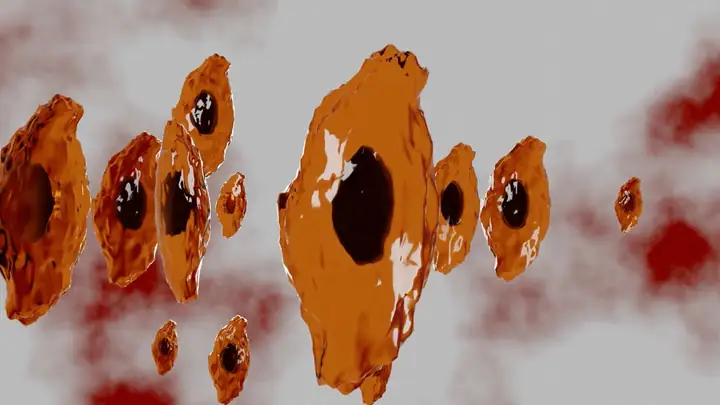
#> input picture t/cancer-blood-test_pv178598-c.webp, 720 x 405 px
$ python comp_earth.py ../../t/cancer-blood-test_pv178598-c.webp ../../t/cancer-blood-test_pv178599-c.webp
#> lines starting #> are read from the running program, lines starting #| are printed output that depends on the picture
import sys, numpy as np, cv2
src, out = sys.argv[1], sys.argv[2]
a = cv2.imread(src, cv2.IMREAD_UNCHANGED).astype(np.float32); a = a[:, :, :3] / (65535.0 if a.max() > 255 else 255.0)
H, W = a.shape[:2]; rng = np.random.default_rng(2)
#> after `H, W = a.shape[:2]`: H = 405; W = 720
lum = a.mean(2, keepdims=True)
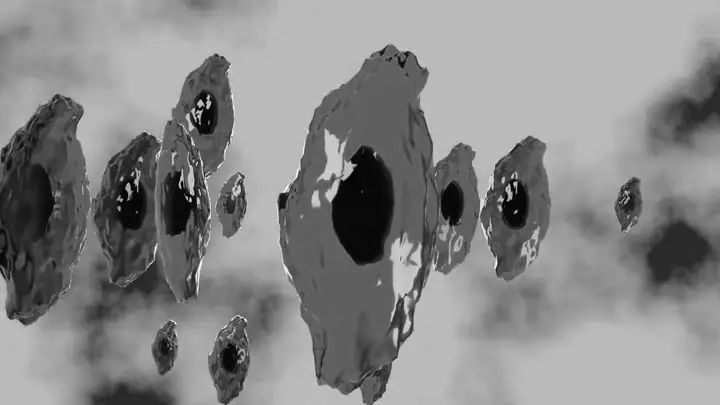
#> lum: shape (405, 720, 1) float32; min 0, max 0.999, mean 0.533
a = lum + (a - lum) * 1.28                                   # saturation
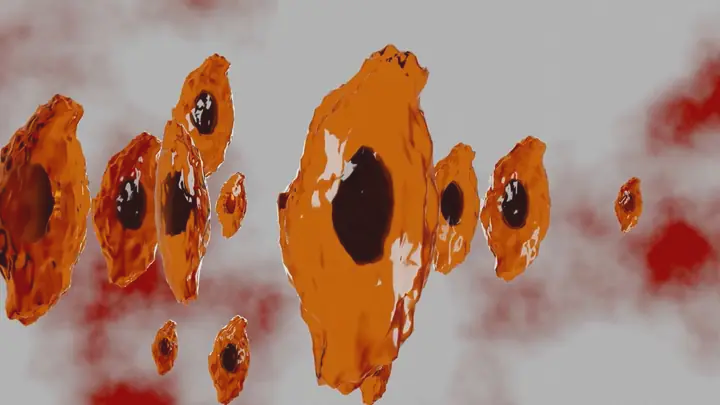
#> a: shape (405, 720, 3) float32; mean B, G, R 0.418, 0.501, 0.679; drawn with min black and max white
a = np.clip(a, 0, 1); a = (a * a * (3 - 2 * a)) * 0.55 + a * 0.45   # contrast curve
#> after `a = np.clip(a, 0, 1)`:
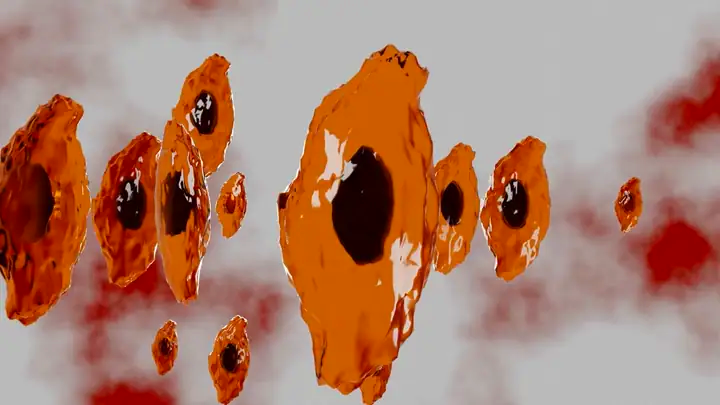
#> a: shape (405, 720, 3) float32; mean B, G, R 0.427, 0.501, 0.679
a = np.clip((a - 0.035) / 0.965, 0, 1)                        # set the black point (the source imagery is hazy)
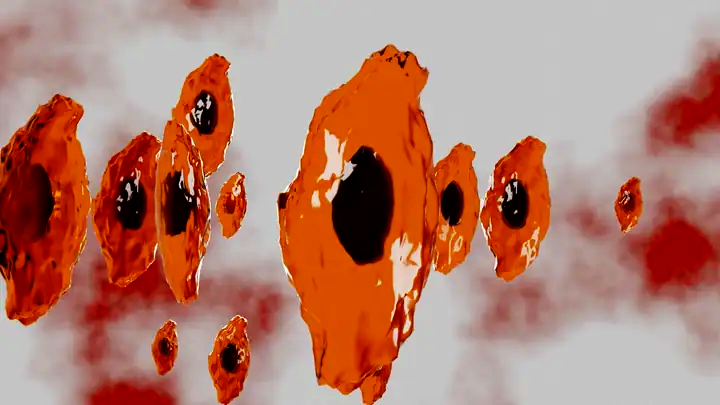
#> a: shape (405, 720, 3) float32; mean B, G, R 0.433, 0.495, 0.707
hi = np.clip(a - 0.72, 0, None); a = a + 0.45 * cv2.GaussianBlur(hi, (0, 0), 8) + 0.55 * cv2.GaussianBlur(hi, (0, 0), 30)
#> after `hi = np.clip(a - 0.72, 0, None)`:
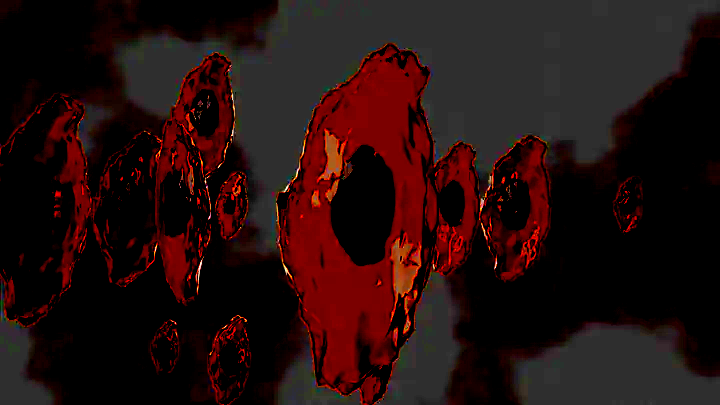
#> hi: shape (405, 720, 3) float32; mean B, G, R 0.0153, 0.0164, 0.0411; drawn with min black and max white
yv, xv = np.mgrid[0:H, 0:W].astype(np.float32); vig = 1 - 0.16 * (((xv - W / 2) / (W / 2)) ** 2 + ((yv - H / 2) / (H / 2)) ** 2) / 2
a = a * vig[:, :, None]
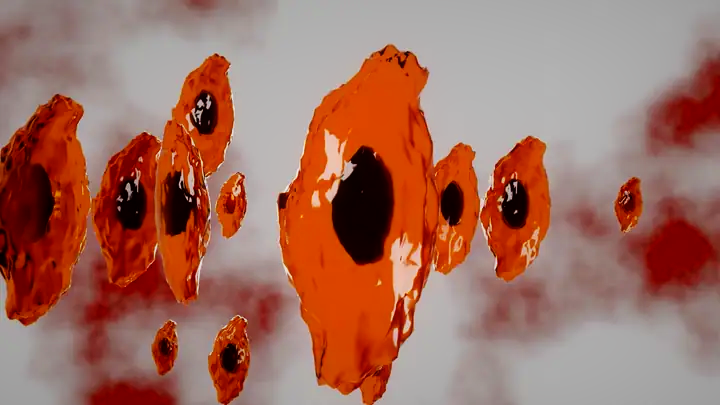
#> a: shape (405, 720, 3) float32; mean B, G, R 0.42, 0.482, 0.709; drawn with min black and max white
cv2.imwrite(out, np.clip(a * 255 + rng.uniform(-0.5, 0.5, a.shape), 0, 255).astype(np.uint8))

$ run again, on t/cancer-blood-test_pv34275-c.webp
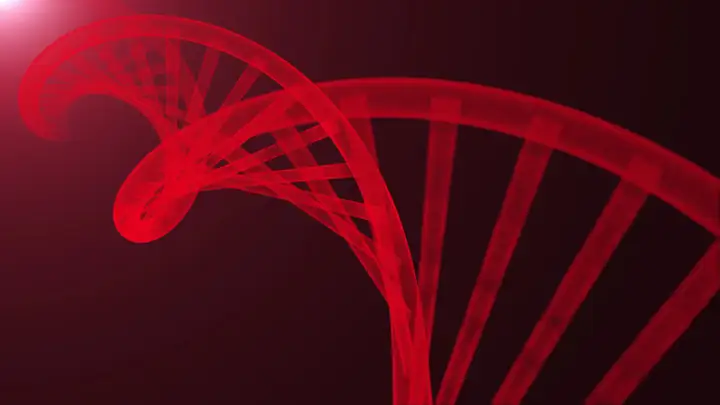
#> input picture t/cancer-blood-test_pv34275-c.webp, 720 x 405 px
#> `hi = np.clip(a - 0.72, 0, None)`:
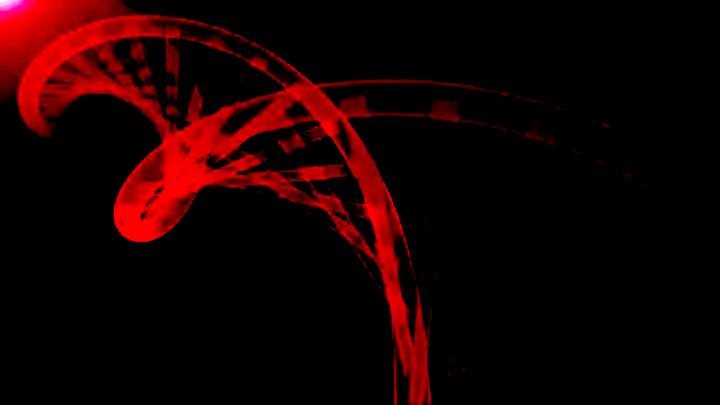
#> hi: shape (405, 720, 3) float32; mean B, G, R 0.00032, 9.61e-05, 0.0274; drawn with min black and max white
#> `a = a + 0.45 * cv2.GaussianBlur(hi, (0, 0), 8) + 0.55 * cv2.GaussianBl`:
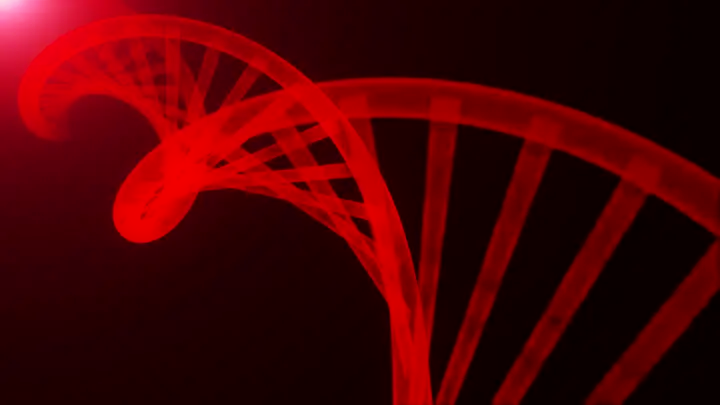
#> a: shape (405, 720, 3) float32; mean B, G, R 0.0178, 0.00441, 0.381; drawn with min black and max white

$ run again, on t/brain-computer-interfaces_pv176794-a.webp
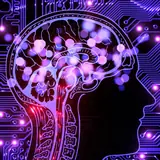
#> input picture t/brain-computer-interfaces_pv176794-a.webp, 160 x 160 px
#> `hi = np.clip(a - 0.72, 0, None)`:
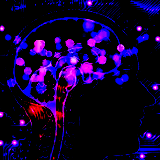
#> hi: shape (160, 160, 3) float32; mean B, G, R 0.0531, 0.00118, 0.0204; drawn with min black and max white
#> `a = a * vig[:, :, None]`:
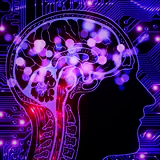
#> a: shape (160, 160, 3) float32; mean B, G, R 0.452, 0.11, 0.29; drawn with min black and max white

$ run again, on t/brain-computer-interfaces_pv176794-c.webp
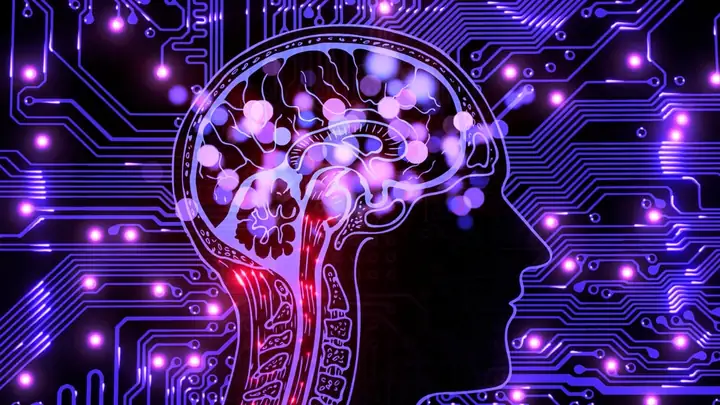
#> input picture t/brain-computer-interfaces_pv176794-c.webp, 720 x 405 px
#> `hi = np.clip(a - 0.72, 0, None)`:
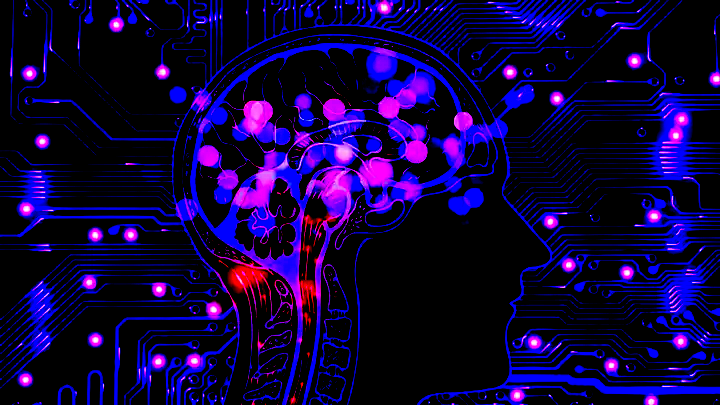
#> hi: shape (405, 720, 3) float32; mean B, G, R 0.0649, 0.00165, 0.0165; drawn with min black and max white
#> `cv2.imwrite(out, np.clip(a * 255 + rng.uniform(-0.5, 0.5, a.shape), 0,..`:
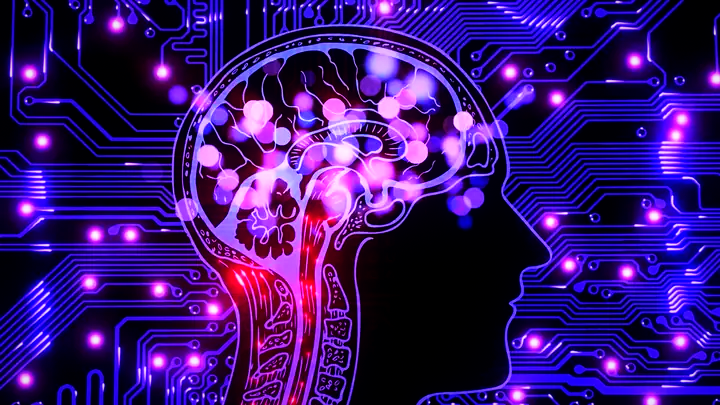
#> saved as brain-computer-interfaces_pv176794-c.webp: shape (405, 720, 3); mean B, G, R 114.8, 20.5, 56.5
